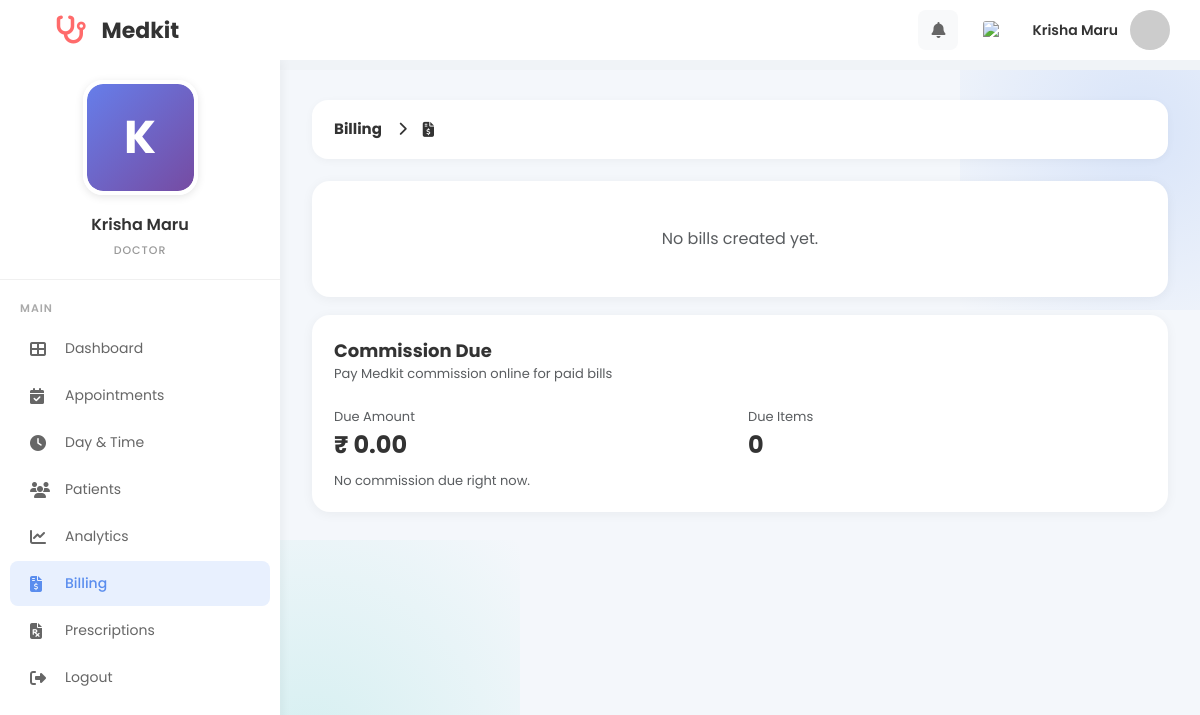
The app's page /MINI_PHP/doctor_billing.php (signed in), older data.
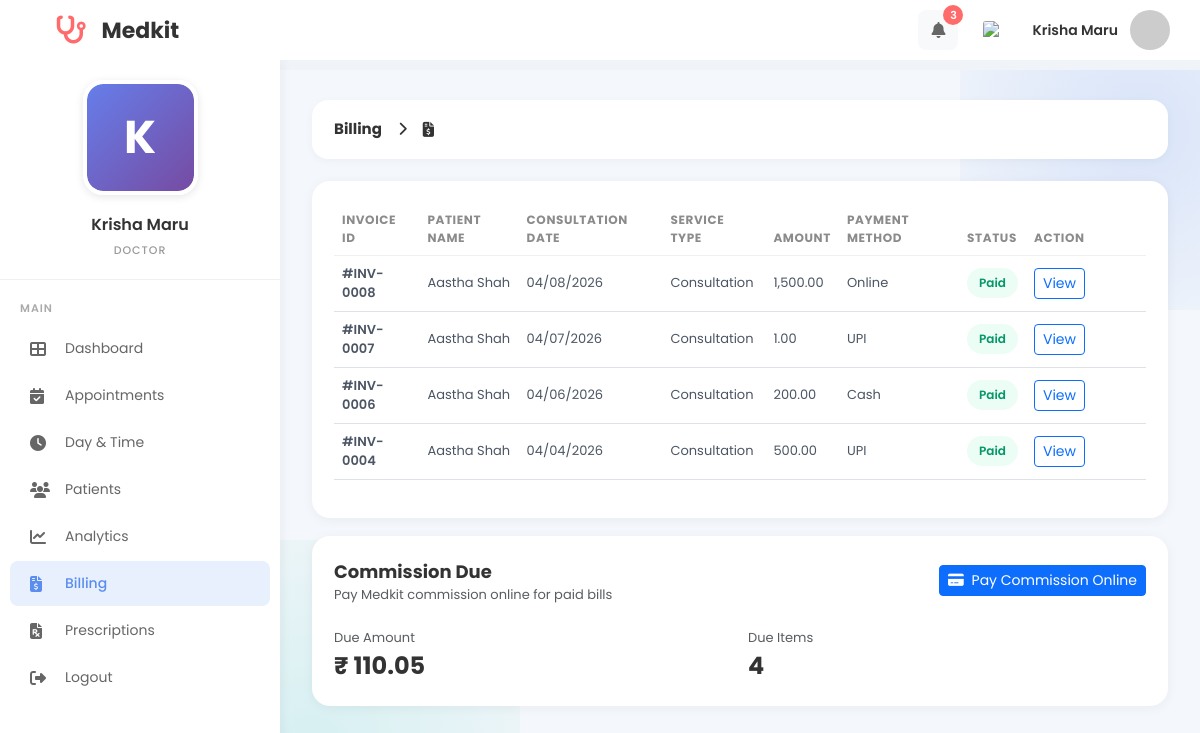
The same page, newer data.
### tables this page shows
CREATE TABLE `clinic_bills` (
  `id` int(11) NOT NULL,
  `booking_id` int(11) NOT NULL,
  `doctor_id` int(11) NOT NULL,
  `patient_id` int(11) NOT NULL,
  `service_type` varchar(100) NOT NULL DEFAULT 'Consultation',
  `amount` decimal(10,2) NOT NULL DEFAULT 0.00,
  `payment_method` varchar(50) NOT NULL DEFAULT 'Cash',
  `payment_status` enum('pending','paid') NOT NULL DEFAULT 'pending',
  `created_at` timestamp NOT NULL DEFAULT current_timestamp(),
  `updated_at` timestamp NOT NULL DEFAULT current_timestamp() ON UPDATE current_timestamp()
);

CREATE TABLE `patient` (
  `id` int(11) NOT NULL,
  `firstname` varchar(225) DEFAULT '',
  `lastname` varchar(225) DEFAULT '',
  `phone_number` bigint(20) DEFAULT 0,
  `email` varchar(100) DEFAULT NULL,
  `password` varchar(255) DEFAULT NULL,
  `date_of_birth` date DEFAULT curdate(),
  `gender` varchar(225) DEFAULT '',
  `address` varchar(225) DEFAULT '',
  `created_at` timestamp NOT NULL DEFAULT current_timestamp(),
  `updated_at` timestamp NOT NULL DEFAULT current_timestamp() ON UPDATE current_timestamp()
);

CREATE TABLE `visit_booking` (
  `id` int(11) NOT NULL,
  `patient_id` int(11) DEFAULT 0,
  `doctor_id` int(11) DEFAULT 0,
  `speciality_id` int(11) DEFAULT 0,
  `time_id` int(11) DEFAULT 0,
  `Note` varchar(225) DEFAULT '',
  `is_visited` int(11) DEFAULT 0,
  `created_at` timestamp NOT NULL DEFAULT current_timestamp(),
  `updated_at` timestamp NOT NULL DEFAULT current_timestamp() ON UPDATE current_timestamp(),
  `appointment_date` date DEFAULT NULL,
  `status` enum('pending','accepted','visited','rejected') DEFAULT 'pending',
  `patient_notified` tinyint(1) DEFAULT 0,
  `doctor_seen` tinyint(1) NOT NULL DEFAULT 0,
  `reminder_sent_at` datetime DEFAULT NULL,
  `documents_emailed_at` datetime DEFAULT NULL
);

### MINI_PHP/doctor_notification_helpers.php (called while the page is built, shortened)
<?php
if (!function_exists('medikit_ensure_doctor_notification_schema')) {
  function medikit_ensure_doctor_notification_schema($conn): void
  {
    $res = $conn->query("SHOW COLUMNS FROM `visit_booking` LIKE 'doctor_seen'");
  }
}
if (!function_exists('medikit_doctor_unseen_notifications_count')) {
  function medikit_doctor_unseen_notifications_count($conn, int $doctorId): int
  {
    medikit_ensure_doctor_notification_schema($conn);
    $stmt = $conn->prepare("SELECT COUNT(*) AS total FROM visit_booking WHERE doctor_id = ? AND doctor_seen = 0 AND status IN ('pending','accepted')");
    $stmt->bind_param('i', $doctorId);
    $stmt->execute();
    $row = $stmt->get_result()->fetch_assoc();
    return (int)($row['total'] ?? 0);
  }
}

### MINI_PHP/billing_helpers.php (called while the page is built, shortened)
<?php
function billing_invoice_no(int $billId): string
{
  return 'INV-' . str_pad((string)$billId, 4, '0', STR_PAD_LEFT);
}

### MINI_PHP/doctor_billing.php (the view, shortened to what the changed rows need)
<?php
include("config.php");
include("billing_helpers.php");
include("doctor_notification_helpers.php");
$doctor_id = (int)$_SESSION['doctor_id'];
$notification_count = medikit_doctor_unseen_notifications_count($conn, $doctor_id);
$bills = [];
if (empty($schema_error)) {
  $query = "
        SELECT
            cb.id AS bill_id,
            cb.booking_id,
            cb.service_type,
            cb.amount,
            cb.payment_method,
            cb.payment_status,
            vb.appointment_date,
            p.firstname AS patient_firstname,
            p.lastname AS patient_lastname
        FROM clinic_bills cb
        JOIN visit_booking vb ON vb.id = cb.booking_id
        LEFT JOIN patient p ON p.id = cb.patient_id
        WHERE cb.doctor_id = ?
        ORDER BY cb.created_at DESC, cb.id DESC
    ";
  $stmt = $conn->prepare($query);
  if ($stmt) {
    $stmt->bind_param("i", $doctor_id);
    $stmt->execute();
    $result = $stmt->get_result();
    if ($result) {
      while ($row = $result->fetch_assoc()) {
        $bills[] = $row;
      }
    }
  }
}
$commission_due_total = 0.0;
$commission_due_count = 0;
if (empty($schema_error)) {
  $cstmt = $conn->prepare(
    "SELECT COUNT(*) AS cnt, COALESCE(SUM(dc.commission_amount), 0) AS total
       FROM doctor_commissions dc
       INNER JOIN clinic_bills cb ON cb.id = dc.bill_id
      WHERE dc.doctor_id = ?
        AND dc.status = 'due'
        AND cb.payment_status = 'paid'"
  );
  if ($cstmt) {
    $cstmt->bind_param('i', $doctor_id);
    $cstmt->execute();
    $crow = $cstmt->get_result()->fetch_assoc();
    $commission_due_total = (float)($crow['total'] ?? 0);
    $commission_due_count = (int)($crow['cnt'] ?? 0);
  }
}
?>
<!DOCTYPE html>
<html lang="en">
<head>
  <link href="https://cdn.jsdelivr.net/npm/bootstrap@5.3.2/dist/css/bootstrap.min.css" rel="stylesheet">
  <link href="https://cdnjs.cloudflare.com/ajax/libs/font-awesome/6.4.0/css/all.min.css" rel="stylesheet">
</head>
<body>
  <div class="top-header">
    <div class="header-right">
      <div class="dropdown" style="position: relative;">
        <button class="header-icon" type="button" data-notif-toggle aria-label="Notifications" aria-expanded="false">
          <i class="fas fa-bell"></i>
          <?php if (!empty($notification_count)): ?>
            <span class="notification-badge"><?= (int)$notification_count ?></span>
          <?php endif; ?>
        </button>
      </div>
    </div>
  </div>
  <div class="main-content">
    <div class="panel-card">
      <?php if (!empty($schema_error)): ?>
        <div class="alert alert-danger mb-0">
          Billing table error: <?= htmlspecialchars($schema_error) ?>
        </div>
      <?php elseif (empty($bills)): ?>
        <div class="text-center text-muted py-4">No bills created yet.</div>
      <?php else: ?>
        <div class="table-responsive">
          <table class="table table-hover align-middle">
            <thead>
              <tr>
                <th>Invoice ID</th>
                <th>Patient Name</th>
                <th>Consultation Date</th>
                <th>Service Type</th>
                <th>Amount</th>
                <th>Payment Method</th>
                <th>Status</th>
                <th style="min-width: 120px;">Action</th>
              </tr>
            </thead>
            <tbody>
              <?php foreach ($bills as $bill): ?>
                <?php
                $invoice_no = billing_invoice_no((int)($bill['bill_id'] ?? 0));
                $patient_name = trim(($bill['patient_firstname'] ?? '') . ' ' . ($bill['patient_lastname'] ?? ''));
                $consult_date = '-';
                if (!empty($bill['appointment_date'])) {
                  $consult_date = date("m/d/Y", strtotime($bill['appointment_date']));
                }
                $pay_status = (string)($bill['payment_status'] ?? 'pending');
                $badge_class = $pay_status === 'paid' ? 'badge-soft badge-paid' : 'badge-soft badge-pending';
                $badge_text = $pay_status === 'paid' ? 'Paid' : 'Pending';
                ?>
                <tr>
                  <td><span class="fw-semibold">#<?= htmlspecialchars($invoice_no) ?></span></td>
                  <td><?= htmlspecialchars($patient_name !== '' ? $patient_name : '-') ?></td>
                  <td><?= htmlspecialchars($consult_date) ?></td>
                  <td><?= htmlspecialchars((string)($bill['service_type'] ?? 'Consultation')) ?></td>
                  <td><?= htmlspecialchars(number_format((float)($bill['amount'] ?? 0), 2)) ?></td>
                  <td><?= htmlspecialchars((string)($bill['payment_method'] ?? 'Cash')) ?></td>
                  <td><span class="<?= $badge_class ?>"><?= htmlspecialchars($badge_text) ?></span></td>
                  <td>
                    <a class="btn btn-sm btn-outline-primary" href="doctor_bill.php?bill_id=<?= (int)$bill['bill_id'] ?>">View</a>
                  </td>
                </tr>
              <?php endforeach; ?>
            </tbody>
          </table>
        </div>
      <?php endif; ?>
    </div>
    <div class="panel-card" style="margin-top: 18px;">
      <div class="d-flex align-items-center justify-content-between flex-wrap" style="gap: 10px;">
        <div>
          <div class="fw-bold" style="font-size: 18px; color: #333;">Commission Due</div>
          <div class="text-muted" style="font-size: 13px;">Pay Medkit commission online for paid bills</div>
        </div>
        <?php if (empty($schema_error) && $commission_due_count > 0): ?>
          <button type="button" id="payCommissionBtn" class="btn btn-primary btn-sm">
            <i class="fas fa-credit-card me-1"></i> Pay Commission Online
          </button>
        <?php endif; ?>
      </div>
      <div class="row g-3 mt-2">
        <div class="col-md-6">
          <div class="text-muted" style="font-size: 13px;">Due Amount</div>
          <div class="fw-bold" style="font-size: 24px; color: #333;">₹ <?= number_format((float)$commission_due_total, 2) ?></div>
        </div>
        <div class="col-md-6">
          <div class="text-muted" style="font-size: 13px;">Due Items</div>
          <div class="fw-bold" style="font-size: 24px; color: #333;"><?= (int)$commission_due_count ?></div>
        </div>
      </div>
      <?php if (!empty($schema_error)): ?>
        <div class="text-muted mt-2" style="font-size: 13px;">Commission is unavailable because billing is unavailable.</div>
      <?php elseif ($commission_due_count <= 0): ?>
        <div class="text-muted mt-2" style="font-size: 13px;">No commission due right now.</div>
      <?php endif; ?>
    </div>
  </div>
</body>
</html>

Row changes from the older to the newer data that the page shows:
added clinic_bills: id "INV-0008", patient.lastname "Aastha Shah", visit_booking.appointment_date "04/08/2026", service_type "Consultation", amount "1,500.00", payment_method "Online", payment_status "Paid"
added clinic_bills: id "INV-0007", patient.lastname "Aastha Shah", visit_booking.appointment_date "04/07/2026", service_type "Consultation", amount "1.00", payment_method "UPI", payment_status "Paid"
added clinic_bills: id "INV-0006", patient.lastname "Aastha Shah", visit_booking.appointment_date "04/06/2026", service_type "Consultation", amount "200.00", payment_method "Cash", payment_status "Paid"
added clinic_bills: id "INV-0004", patient.lastname "Aastha Shah", visit_booking.appointment_date "04/04/2026", service_type "Consultation", amount "500.00", payment_method "UPI", payment_status "Paid"
Text that changed along with them:
$notification_count: (not shown) → "3"
$commission_due_total: "0.00" → "110.05"
$commission_due_count: "0" → "4"
text no longer shown: "No bills created yet. No commission due right now."
text now shown: "INVOICE ID PATIENT NAME CONSULTATION DATE SERVICE TYPE AMOUNT PAYMENT METHOD STATUS ACTION Pay Commission Online"
